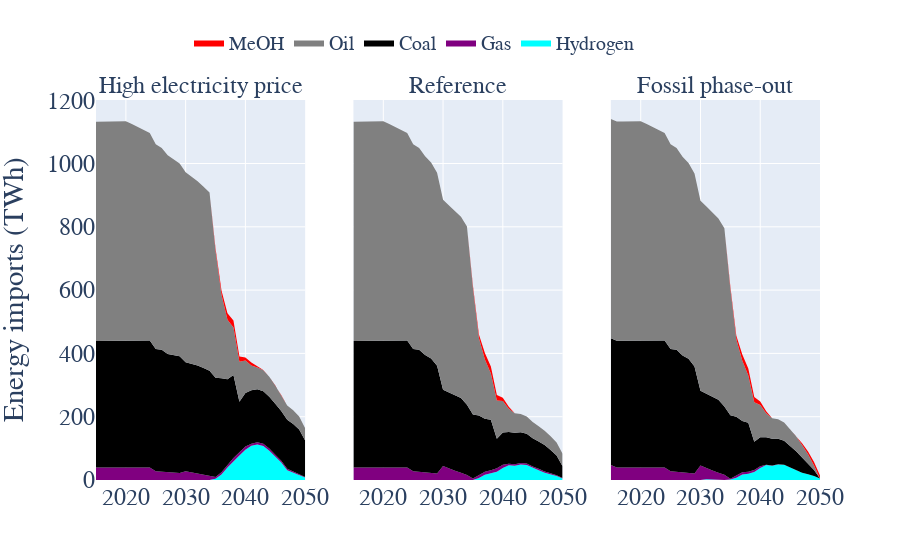

Notebook cell for this chart:
### Code cell
fig =make_subplots(rows=1, cols=3,subplot_titles=list(scen.keys()),shared_yaxes=True)
for i in range(len(scen.keys())):
    showlegend=[True,False,False]
    resource_flow=scen[list(scen.keys())[i]]['resource_flow']
    r_flow=resource_flow.drop(["Sector","Country"],axis=1).groupby(by=["Resource","Year"]).sum().reset_index()
    for resource in primary_resource_conversion.keys():
        if resource not in ["Olefins","Ammonia","Naphtha","CO","Electricity","Biomass","Waste"]:
            fig.add_trace(go.Scatter(x=r_flow[(r_flow.Resource==resource) & (r_flow.Flow>0)].Year,y=r_flow[(r_flow.Resource==resource) & (r_flow.Flow>0)].Flow,name=resource,
                                 line=dict(width=0,color=primary_resource_color[resource]),
                                 fillcolor=primary_resource_color[resource],hoverinfo="x+y",mode='lines',stackgroup='one',showlegend=showlegend[i]),row=1, col=i+1)
    
#     fig.update_xaxes(title_text="Year", row=1, col=i+1)
    
fig.update_layout(#title='Energy imports in EU-5+1', title_x=0.5,
                   yaxis_title='Energy imports (TWh)')
fig.update_layout(
    font=dict(
        family="Times New Roman",size=24)
    )
fig.update_annotations(font_size=24)
fig.update_layout(legend=dict(
    orientation="h",
    yanchor="bottom",
    y=1.1,
    xanchor="right",
    x=0.75,font = dict(size=20)
))

### Figure 1 — Plotly figure (JSON) as saved in the notebook; plotly's stock layout.template omitted (floating-point values rounded to 4 significant figures)
{"data": [{"fillcolor": "cyan", "hoverinfo": "x+y", "line": {"color": "cyan", "width": 0}, "mode": "lines", "name": "Hydrogen", "showlegend": true, "stackgroup": "one", "type": "scatter", "x": [2035, 2036, 2037, 2038, 2039, 2040, 2041, 2042, 2043, 2044, 2045, 2046, 2047, 2048, 2049, 2050], "xaxis": "x", "y": [4.14, 17.09, 39.62, 59.42, 77.42, 95.2, 108.0, 112.1, 107.7, 92.55, 73.49, 55.11, 30.75, 23.15, 15.55, 7.877], "yaxis": "y"}, {"fillcolor": "purple", "hoverinfo": "x+y", "line": {"color": "purple", "width": 0}, "mode": "lines", "name": "Gas", "showlegend": true, "stackgroup": "one", "type": "scatter", "x": [2015, 2016, 2017, 2018, 2019, 2020, 2021, 2022, 2023, 2024, 2025, 2026, 2027, 2028, 2029, 2030, 2031, 2032, 2033, 2034, 2035, 2036, 2037, 2038, 2039, 2040, 2041, 2042, 2043, 2044, 2045, 2046, 2047, 2048, 2049, 2050], "xaxis": "x", "y": [39.28, 39.28, 39.28, 39.28, 39.28, 39.28, 39.36, 39.45, 39.53, 39.62, 27.32, 25.46, 24.94, 23.16, 21.84, 27.33, 23.92, 21.73, 18.01, 14.28, 5.196, 7.493, 8.914, 9.939, 10.28, 10.96, 6.853, 7.195, 7.061, 6.928, 6.441, 5.476, 4.511, 3.207, 1.902, 1.396], "yaxis": "y"}, {"fillcolor": "black", "hoverinfo": "x+y", "line": {"color": "black", "width": 0}, "mode": "lines", "name": "Coal", "showlegend": true, "stackgroup": "one", "type": "scatter", "x": [2015, 2016, 2017, 2018, 2019, 2020, 2021, 2022, 2023, 2024, 2025, 2026, 2027, 2028, 2029, 2030, 2031, 2032, 2033, 2034, 2035, 2036, 2037, 2038, 2039, 2040, 2041, 2042, 2043, 2044, 2045, 2046, 2047, 2048, 2049, 2050], "xaxis": "x", "y": [400.1, 400.5, 400.8, 401.1, 401.4, 401.6, 401.6, 401.5, 401.3, 401.0, 386.8, 386.4, 372.9, 371.3, 368.8, 344.4, 343.6, 340.3, 335.5, 330.7, 313.5, 297.2, 269.6, 262.0, 159.5, 169.0, 168.6, 167.6, 165.7, 163.4, 160.7, 157.7, 154.8, 150.6, 142.1, 115.3], "yaxis": "y"}, {"fillcolor": "grey", "hoverinfo": "x+y", "line": {"color": "grey", "width": 0}, "mode": "lines", "name": "Oil", "showlegend": true, "stackgroup": "one", "type": "scatter", "x": [2015, 2016, 2017, 2018, 2019, 2020, 2021, 2022, 2023, 2024, 2025, 2026, 2027, 2028, 2029, 2030, 2031, 2032, 2033, 2034, 2035, 2036, 2037, 2038, 2039, 2040, 2041, 2042, 2043, 2044, 2045, 2046, 2047, 2048, 2049, 2050], "xaxis": "x", "y": [692.7, 692.7, 692.7, 692.7, 692.7, 692.7, 683.5, 674.2, 665.0, 655.8, 646.5, 637.3, 628.1, 618.8, 609.6, 600.4, 591.1, 581.9, 572.6, 563.4, 401.6, 263.5, 188.1, 150.8, 126.5, 102.3, 78.1, 68.9, 66.2, 63.5, 57.75, 50.04, 45.07, 43.02, 40.98, 38.73], "yaxis": "y"}, {"fillcolor": "red", "hoverinfo": "x+y", "line": {"color": "red", "width": 0}, "mode": "lines", "name": "MeOH", "showlegend": true, "stackgroup": "one", "type": "scatter", "x": [2035, 2036, 2037, 2038, 2039, 2040, 2041, 2042, 2043], "xaxis": "x", "y": [7.863, 13.38, 20.38, 21.66, 16.31, 9.831, 9.332, 2.31, 0.78], "yaxis": "y"}, {"fillcolor": "cyan", "hoverinfo": "x+y", "line": {"color": "cyan", "width": 0}, "mode": "lines", "name": "Hydrogen", "showlegend": false, "stackgroup": "one", "type": "scatter", "x": [2031, 2035, 2036, 2037, 2038, 2039, 2040, 2041, 2042, 2043, 2044, 2045, 2046, 2047, 2048, 2049, 2050], "xaxis": "x2", "y": [0.6891, 0.1736, 6.697, 16.71, 21.11, 26.43, 37.66, 46.45, 44.8, 48.69, 47.41, 38.04, 31.2, 22.91, 17.95, 12.99, 4.705], "yaxis": "y2"}, {"fillcolor": "purple", "hoverinfo": "x+y", "line": {"color": "purple", "width": 0}, "mode": "lines", "name": "Gas", "showlegend": false, "stackgroup": "one", "type": "scatter", "x": [2015, 2016, 2017, 2018, 2019, 2020, 2021, 2022, 2023, 2024, 2025, 2026, 2027, 2028, 2029, 2030, 2031, 2032, 2033, 2034, 2035, 2036, 2037, 2038, 2039, 2040, 2041, 2042, 2043, 2044, 2045, 2046, 2047, 2048, 2049, 2050], "xaxis": "x2", "y": [39.28, 39.28, 39.28, 39.28, 39.28, 39.28, 39.36, 39.45, 39.53, 39.62, 27.32, 25.46, 23.58, 21.81, 20.48, 44.05, 34.83, 29.39, 22.97, 15.86, 4.222, 7.493, 9.203, 9.667, 10.35, 10.16, 5.184, 5.09, 4.996, 4.902, 4.5, 4.367, 4.235, 3.406, 2.101, 1.396], "yaxis": "y2"}, {"fillcolor": "black", "hoverinfo": "x+y", "line": {"color": "black", "width": 0}, "mode": "lines", "name": "Coal", "showlegend": false, "stackgroup": "one", "type": "scatter", "x": [2015, 2016, 2017, 2018, 2019, 2020, 2021, 2022, 2023, 2024, 2025, 2026, 2027, 2028, 2029, 2030, 2031, 2032, 2033, 2034, 2035, 2036, 2037, 2038, 2039, 2040, 2041, 2042, 2043, 2044, 2045, 2046, 2047, 2048, 2049, 2050], "xaxis": "x2", "y": [400.1, 400.5, 400.8, 401.1, 401.4, 401.6, 401.6, 401.5, 401.3, 401.0, 386.8, 386.4, 371.1, 362.4, 340.5, 241.3, 240.8, 236.9, 235.9, 221.7, 202.6, 189.8, 167.7, 160.0, 93.29, 102.4, 100.4, 99.33, 96.87, 94.01, 89.33, 86.07, 83.4, 73.8, 62.27, 37.73], "yaxis": "y2"}, {"fillcolor": "grey", "hoverinfo": "x+y", "line": {"color": "grey", "width": 0}, "mode": "lines", "name": "Oil", "showlegend": false, "stackgroup": "one", "type": "scatter", "x": [2015, 2016, 2017, 2018, 2019, 2020, 2021, 2022, 2023, 2024, 2025, 2026, 2027, 2028, 2029, 2030, 2031, 2032, 2033, 2034, 2035, 2036, 2037, 2038, 2039, 2040, 2041, 2042, 2043, 2044, 2045, 2046, 2047, 2048, 2049, 2050], "xaxis": "x2", "y": [692.7, 692.7, 692.7, 692.7, 692.7, 692.7, 683.5, 674.2, 665.0, 655.8, 646.5, 637.3, 628.1, 618.8, 609.6, 600.4, 591.1, 581.9, 572.6, 563.4, 399.4, 244.6, 186.8, 146.0, 121.3, 98.95, 72.84, 61.68, 58.1, 54.52, 51.01, 48.17, 45.33, 43.02, 40.98, 38.73], "yaxis": "y2"}, {"fillcolor": "red", "hoverinfo": "x+y", "line": {"color": "red", "width": 0}, "mode": "lines", "name": "MeOH", "showlegend": false, "stackgroup": "one", "type": "scatter", "x": [2035, 2036, 2037, 2038, 2039, 2040, 2041], "xaxis": "x2", "y": [7.174, 11.33, 21.02, 21.95, 16.81, 10.75, 6.546], "yaxis": "y2"}, {"fillcolor": "cyan", "hoverinfo": "x+y", "line": {"color": "cyan", "width": 0}, "mode": "lines", "name": "Hydrogen", "showlegend": false, "stackgroup": "one", "type": "scatter", "x": [2031, 2032, 2033, 2035, 2036, 2037, 2038, 2039, 2040, 2041, 2042, 2043, 2044, 2045, 2046, 2047, 2048, 2049, 2050], "xaxis": "x3", "y": [2.449, 1.177, 0.07272, 1.889, 6.81, 17.67, 19.71, 25.29, 37.64, 47.0, 45.25, 48.69, 47.82, 39.1, 31.2, 22.91, 17.95, 12.99, 4.705], "yaxis": "y3"}, {"fillcolor": "purple", "hoverinfo": "x+y", "line": {"color": "purple", "width": 0}, "mode": "lines", "name": "Gas", "showlegend": false, "stackgroup": "one", "type": "scatter", "x": [2015, 2016, 2017, 2018, 2019, 2020, 2021, 2022, 2023, 2024, 2025, 2026, 2027, 2028, 2029, 2030, 2031, 2032, 2033, 2034, 2035, 2036, 2037, 2038, 2039, 2040, 2041, 2042, 2043, 2044, 2045, 2046, 2048], "xaxis": "x3", "y": [47.77, 39.28, 39.28, 39.28, 39.28, 39.28, 39.36, 39.45, 39.53, 39.62, 27.32, 25.46, 23.58, 21.81, 20.48, 45.63, 34.52, 29.07, 22.66, 16.24, 2.36, 6.683, 6.489, 6.292, 6.097, 5.542, 0.9144, 0.8128, 0.7112, 0.6499, 0.1995, 0.09788, 0.1396], "yaxis": "y3"}, {"fillcolor": "black", "hoverinfo": "x+y", "line": {"color": "black", "width": 0}, "mode": "lines", "name": "Coal", "showlegend": false, "stackgroup": "one", "type": "scatter", "x": [2015, 2016, 2017, 2018, 2019, 2020, 2021, 2022, 2023, 2024, 2025, 2026, 2027, 2028, 2029, 2030, 2031, 2032, 2033, 2034, 2035, 2036, 2037, 2038, 2039, 2040, 2041, 2042, 2043, 2044, 2045, 2046, 2047, 2048, 2049], "xaxis": "x3", "y": [400.1, 400.5, 400.8, 401.1, 401.4, 401.6, 401.6, 401.5, 401.3, 401.0, 386.8, 386.4, 369.7, 361.0, 338.1, 236.3, 235.8, 232.0, 230.9, 215.9, 200.5, 186.5, 162.5, 154.7, 89.52, 91.64, 86.86, 84.1, 80.67, 75.5, 69.2, 59.61, 48.27, 34.28, 18.54], "yaxis": "y3"}, {"fillcolor": "grey", "hoverinfo": "x+y", "line": {"color": "grey", "width": 0}, "mode": "lines", "name": "Oil", "showlegend": false, "stackgroup": "one", "type": "scatter", "x": [2015, 2016, 2017, 2018, 2019, 2020, 2021, 2022, 2023, 2024, 2025, 2026, 2027, 2028, 2029, 2030, 2031, 2032, 2033, 2034, 2035, 2036, 2037, 2038, 2039, 2040, 2041, 2042, 2043, 2044, 2045, 2046, 2047, 2048, 2049], "xaxis": "x3", "y": [692.7, 692.7, 692.7, 692.7, 692.7, 692.7, 683.5, 674.2, 665.0, 655.8, 646.5, 637.3, 628.1, 618.8, 609.6, 600.4, 591.1, 581.9, 572.6, 563.4, 399.4, 244.6, 190.1, 149.3, 124.7, 102.3, 76.23, 65.09, 61.55, 58.02, 52.31, 47.68, 39.21, 28.66, 14.33], "yaxis": "y3"}, {"fillcolor": "red", "hoverinfo": "x+y", "line": {"color": "red", "width": 0}, "mode": "lines", "name": "MeOH", "showlegend": false, "stackgroup": "one", "type": "scatter", "x": [2035, 2036, 2037, 2038, 2039, 2040, 2041, 2046, 2047, 2048, 2049, 2050], "xaxis": "x3", "y": [7.174, 11.33, 19.35, 22.11, 16.97, 10.75, 6.546, 0.3239, 5.494, 8.862, 11.08, 9.238], "yaxis": "y3"}], "layout": {"annotations": [{"font": {"size": 24}, "showarrow": false, "text": "High electricity price", "x": 0.1444, "xanchor": "center", "xref": "paper", "y": 1, "yanchor": "bottom", "yref": "paper"}, {"font": {"size": 24}, "showarrow": false, "text": "Reference", "x": 0.5, "xanchor": "center", "xref": "paper", "y": 1, "yanchor": "bottom", "yref": "paper"}, {"font": {"size": 24}, "showarrow": false, "text": "Fossil phase-out", "x": 0.8556, "xanchor": "center", "xref": "paper", "y": 1, "yanchor": "bottom", "yref": "paper"}], "font": {"family": "Times New Roman", "size": 24}, "legend": {"font": {"size": 20}, "orientation": "h", "x": 0.75, "xanchor": "right", "y": 1.1, "yanchor": "bottom"}, "xaxis": {"anchor": "y", "domain": [0, 0.2889]}, "xaxis2": {"anchor": "y2", "domain": [0.3556, 0.6444]}, "xaxis3": {"anchor": "y3", "domain": [0.7111, 1]}, "yaxis": {"anchor": "x", "domain": [0, 1], "title": {"text": "Energy imports (TWh)"}}, "yaxis2": {"anchor": "x2", "domain": [0, 1], "matches": "y", "showticklabels": false}, "yaxis3": {"anchor": "x3", "domain": [0, 1], "matches": "y", "showticklabels": false}}}
